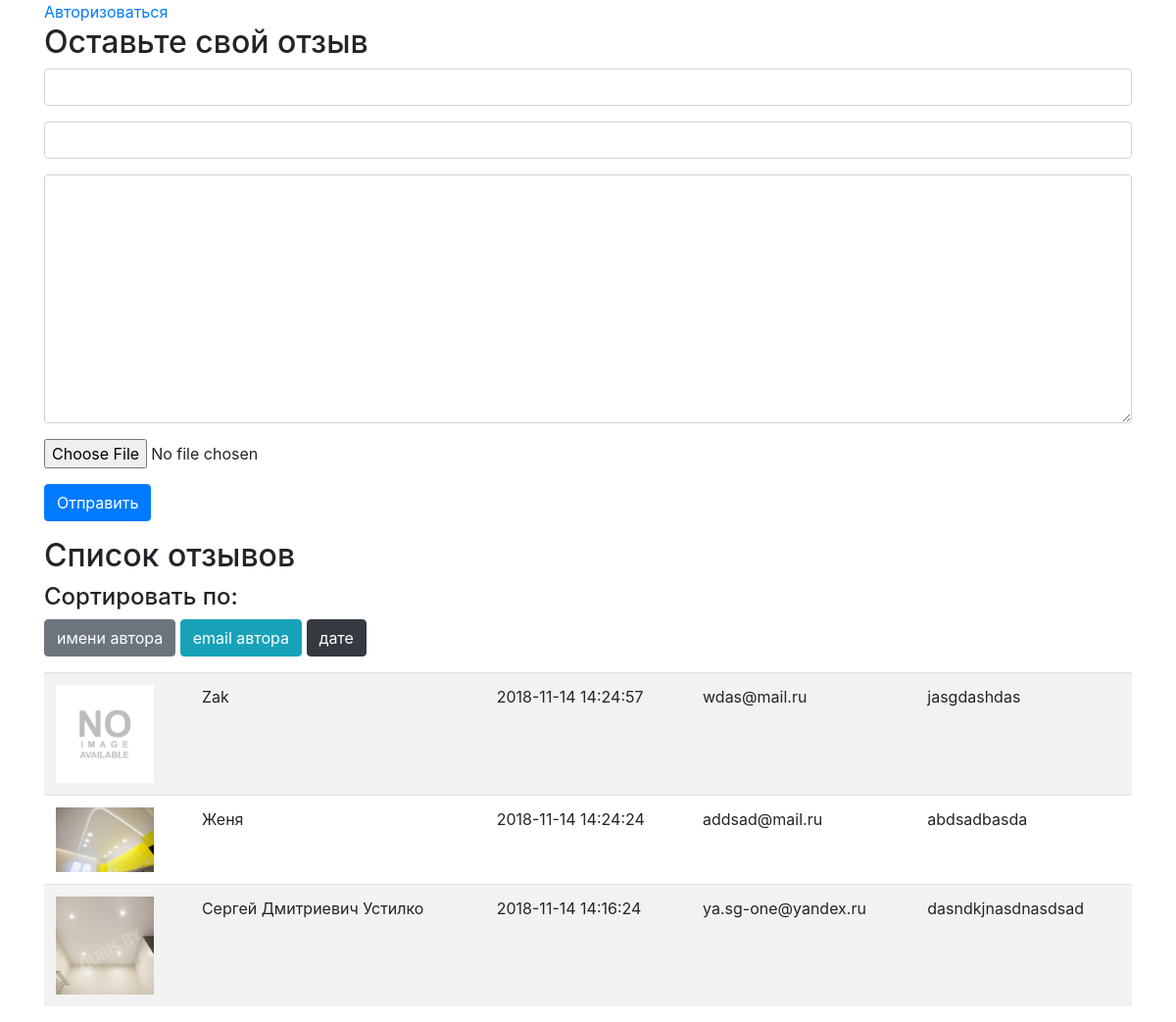
Screenshot of /tacksod/index.php with the database file from the repository.
### tables this page shows
CREATE TABLE `review` (
  `id` int(11) NOT NULL,
  `date` datetime NOT NULL,
  `name` varchar(50) NOT NULL,
  `email` varchar(250) NOT NULL,
  `text` text NOT NULL,
  `img` varchar(250) NOT NULL DEFAULT 'no-img.jpg'
);

### tacksod/function.php (called while the page is built, shortened)
<?php
function getData($pdo, $orderBy= 'date', $orderType='DESC'){
    $stmt =$pdo->query('SELECT * from review ORDER BY '.$orderBy.' '.$orderType);
    $data = $stmt->fetchAll();
    return $data;
}

### tacksod/controller.php (called while the page is built, shortened)
<?php
include 'function.php';
$host = 'localhost';
$db   = 'tacksod';
$user = 'root';
$pass = '';
$charset = 'utf8';
$dsn = "mysql:host=$host;dbname=$db;charset=$charset";
$opt = [
    PDO::ATTR_ERRMODE            => PDO::ERRMODE_EXCEPTION,
    PDO::ATTR_DEFAULT_FETCH_MODE => PDO::FETCH_ASSOC,
    PDO::ATTR_EMULATE_PREPARES   => false,
];
$pdo = new PDO($dsn, $user, $pass, $opt);
if(isset($_GET['sort'])){
    switch ($_GET['sort']){
        case 'authorName':
            $data = getData($pdo,'name',ASC);
            break;
        case 'authorEmail':
            $data = getData($pdo,'email',ASC);
            break;
        case 'authorDate':
            $data = getData($pdo,'date');
         break;
    }
}else{
    $data = getData($pdo,'date');
}

### tacksod/index.php (the view, shortened to what this page needs)
<?php
include "controller.php";
?>
<!doctype html>
<html lang="en">
<head>
    <link rel="stylesheet" href="https://stackpath.bootstrapcdn.com/bootstrap/4.1.3/css/bootstrap.min.css">
    <link rel="stylesheet" href="style.css">
</head>
<body>
<div class="container">
<?php if(isset($_SESSION['userType'])):?>
<h3> Вы авторизованы как админ</h3>
    <a href="?action=logout">Разавторизоваться</a>
<?php else:?>
<nav><a href="login.php">Авторизоваться</a></nav>
<?php endif;?>
    <h2>Оставьте свой отзыв</h2>
    <form action="#" method="post" enctype="multipart/form-data">
        <div class="form-group"> <input type="text" name="name" class="form-control" maxlength="50"></div>
        <div class="form-group"><input type="email" name="email" class="form-control"></div>
        <div class="form-group"><textarea name="text" id="" cols="30" rows="10" class="form-control" maxlength="200"></textarea></div>
        <div class="form-group"> <input type="file" name="image" class="form-control-file" accept="image/jpeg,image/png, image/gif"></div>
        <div class="form-group"> <button type="submit" class="btn btn-primary">Отправить</button></div>
    </form>
    <h2>Список отзывов</h2>
    <h4>Сортировать по:</h4>
    <p>
        <a href="?sort=authorName" class="btn btn-secondary">имени автора</a>
        <a href="?sort=authorEmail" class="btn btn-info">email автора</a>
        <a href="?sort=authorDate" class="btn btn-dark">дате</a>
    </p>
    <table class="table table-striped">
        <?php foreach ($data as $review):?>
        <tr>
            <td><img src="img/<?=$review['img']?>"></td>
            <td><?=$review['name']?></td>
            <td><?=$review['date']?></td>
            <td><?=$review['email']?></td>
            <td><?=$review['text']?></td>
        </tr>
        <?php endforeach;?>
    </table>
</div>
</body>
</html>

### tacksod/style.css (style rules this page uses)
.table img { width: 100px; display: inline-block; }

### rows the page displays
review: img (placeholder picture), name "Zak", date "2018-11-14 14:24:57", email "wdas@mail.ru", text "jasgdashdas"
review: img (picture), name "Женя", date "2018-11-14 14:24:24", email "addsad@mail.ru", text "abdsadbasda"
review: img (picture), name "Сергей Дмитриевич Устилко", date "2018-11-14 14:16:24", email "ya.sg-one@yandex.ru", text "dasndkjnasdnasdsad"
